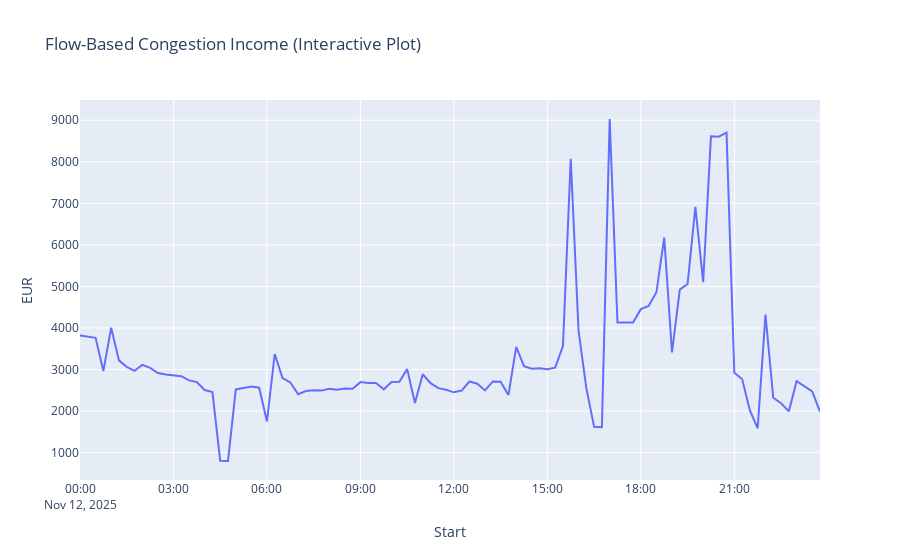

The cell this chart's notebook holds for it:
### Code cell
# --- Visualize congestion income over time ---
import matplotlib.pyplot as plt
import plotly.express as px

plt.figure(figsize=(12,4))
plt.plot(df.index, df['RevenueEUR'])
plt.title("Flow-Based Congestion Income – Day Ahead (EUR)")
plt.ylabel("EUR")
plt.grid(True)
plt.show()

fig = px.line(df, x=df.index, y='RevenueEUR',
              title="Flow-Based Congestion Income (Interactive Plot)",
              labels={'x':'Time', 'RevenueEUR':'EUR'})
fig.show()
